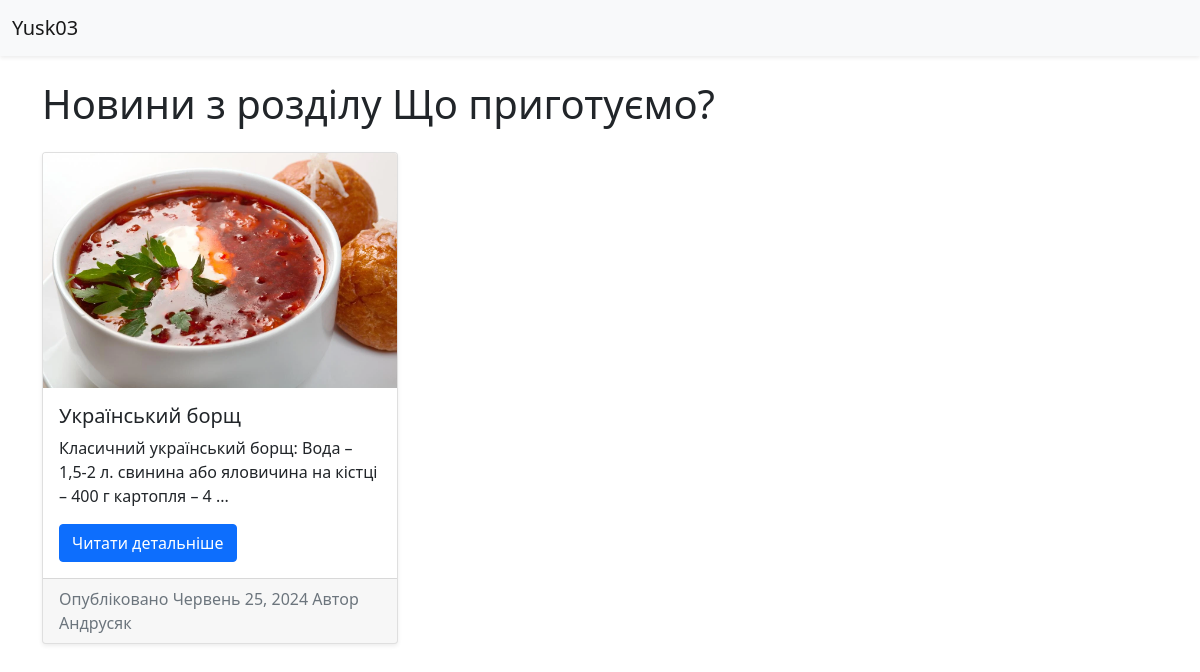
The app's page /topic/3/ with its own data.
### blog/models.py (models this page shows, shortened)
class Topic(models.Model):
    name = models.CharField(max_length=100)

class News(models.Model):
    title = models.CharField(max_length=200)
    author = models.CharField(max_length=100)
    content = models.TextField()
    date_published = models.DateTimeField(auto_now_add=True)
    image = models.ImageField(upload_to='news_images/', blank=True, null=True)
    topic = models.ForeignKey(Topic, on_delete=models.CASCADE)

### blog/views.py (the view)
# urls.py: path('topic/<int:topic_id>/', views.topic_news, name='topic_news'),
def topic_news(request, topic_id):
    topic = get_object_or_404(Topic, id=topic_id)
    news = News.objects.filter(topic=topic).order_by('-date_published')
    return render(request, 'blog/topic_news.html', {'topic': topic, 'news': news})

### blog/templates/blog/topic_news.html
{% extends 'blog/base.html' %}
{% block content %}
<h1 class="mb-4">Новини з розділу {{ topic.name }}</h1>
<div class="row">
  {% for news_item in news %}
  <div class="col-md-4 mb-4">
    <div class="card h-100 shadow-sm">
      {% if news_item.image %}
      <img src="{{ news_item.image.url }}" class="card-img-top" alt="{{ news_item.title }}">
      {% endif %}
      <div class="card-body">
        <h5 class="card-title">{{ news_item.title }}</h5>
        <p class="card-text">{{ news_item.content|slice:":100" }}...</p>
        <a href="{% url 'news_detail' news_item.topic.id %}" class="btn btn-primary">Читати детальніше</a>
      </div>
      <div class="card-footer text-muted">
        Опубліковано {{ news_item.date_published|date:"F j, Y" }} Автор {{ news_item.author }}
      </div>
    </div>
  </div>
  {% endfor %}
</div>
{% endblock %}

### records on screen
Topic: name "Що приготуємо?"
News: image (picture), title "Український борщ", content "Класичний український борщ: Вода – 1,5-2 л. свинина або яловичина на кістці – 400 г картопля – 4", date_published "Червень 25, 2024", author "Андрусяк"
